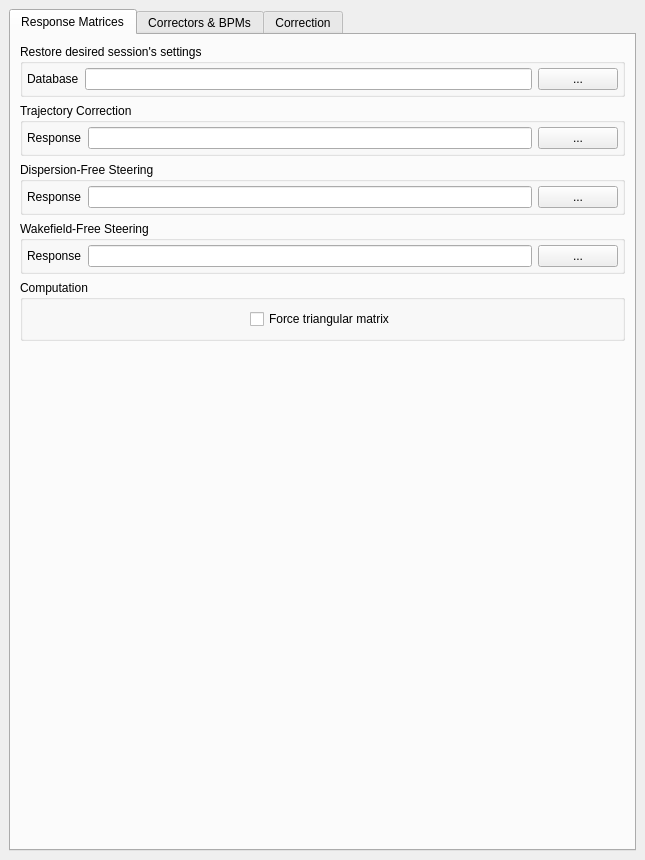
<?xml version="1.0" encoding="UTF-8"?>
<ui version="4.0">
 <class>MainWindow</class>
 <widget class="QMainWindow" name="MainWindow">
  <property name="geometry">
   <rect>
    <x>0</x>
    <y>0</y>
    <width>645</width>
    <height>860</height>
   </rect>
  </property>
  <property name="windowTitle">
   <string>CERN BBA</string>
  </property>
  <widget class="QWidget" name="centralwidget">
   <property name="enabled">
    <bool>true</bool>
   </property>
   <layout class="QHBoxLayout" name="horizontalLayout">
    <item>
     <layout class="QHBoxLayout" name="horizontalLayout_2">
      <item>
       <widget class="QTabWidget" name="tabWidget">
        <property name="tabPosition">
         <enum>QTabWidget::North</enum>
        </property>
        <property name="currentIndex">
         <number>0</number>
        </property>
        <widget class="QWidget" name="tab_response">
         <attribute name="title">
          <string>Response Matrices</string>
         </attribute>
         <layout class="QVBoxLayout" name="verticalLayout_7">
          <item>
           <widget class="QGroupBox" name="session_group_3">
            <property name="title">
             <string>Restore desired session's settings</string>
            </property>
            <layout class="QVBoxLayout" name="verticalLayout_31">
             <property name="leftMargin">
              <number>4</number>
             </property>
             <property name="topMargin">
              <number>4</number>
             </property>
             <property name="rightMargin">
              <number>4</number>
             </property>
             <property name="bottomMargin">
              <number>4</number>
             </property>
             <item>
              <layout class="QHBoxLayout" name="database_dir_layout_3">
               <item>
                <widget class="QLabel" name="label_31">
                 <property name="text">
                  <string>Database</string>
                 </property>
                </widget>
               </item>
               <item>
                <widget class="QLineEdit" name="session_database_3">
                 <property name="maximumSize">
                  <size>
                   <width>500</width>
                   <height>16777215</height>
                  </size>
                 </property>
                </widget>
               </item>
               <item>
                <widget class="QPushButton" name="pushButton_11">
                 <property name="sizePolicy">
                  <sizepolicy hsizetype="Fixed" vsizetype="Fixed">
                   <horstretch>0</horstretch>
                   <verstretch>0</verstretch>
                  </sizepolicy>
                 </property>
                 <property name="text">
                  <string>...</string>
                 </property>
                </widget>
               </item>
              </layout>
             </item>
            </layout>
           </widget>
          </item>
          <item>
           <widget class="QGroupBox" name="trajectory_group_3">
            <property name="title">
             <string>Trajectory Correction</string>
            </property>
            <layout class="QVBoxLayout" name="verticalLayout_9">
             <property name="leftMargin">
              <number>4</number>
             </property>
             <property name="topMargin">
              <number>4</number>
             </property>
             <property name="rightMargin">
              <number>4</number>
             </property>
             <property name="bottomMargin">
              <number>4</number>
             </property>
             <item>
              <layout class="QHBoxLayout" name="trajectory_response_layout_3">
               <item>
                <widget class="QLabel" name="label_18">
                 <property name="text">
                  <string>Response</string>
                 </property>
                </widget>
               </item>
               <item>
                <widget class="QLineEdit" name="trajectory_response_3">
                 <property name="maximumSize">
                  <size>
                   <width>500</width>
                   <height>16777215</height>
                  </size>
                 </property>
                </widget>
               </item>
               <item>
                <widget class="QPushButton" name="pushButton_8">
                 <property name="sizePolicy">
                  <sizepolicy hsizetype="Fixed" vsizetype="Fixed">
                   <horstretch>0</horstretch>
                   <verstretch>0</verstretch>
                  </sizepolicy>
                 </property>
                 <property name="text">
                  <string>...</string>
                 </property>
                </widget>
               </item>
              </layout>
             </item>
            </layout>
           </widget>
          </item>
          <item>
           <widget class="QGroupBox" name="groupBox_6">
            <property name="title">
             <string>Dispersion-Free Steering</string>
            </property>
            <layout class="QVBoxLayout" name="verticalLayout_19">
             <property name="leftMargin">
              <number>4</number>
             </property>
             <property name="topMargin">
              <number>4</number>
             </property>
             <property name="rightMargin">
              <number>4</number>
             </property>
             <property name="bottomMargin">
              <number>4</number>
             </property>
             <item>
              <layout class="QVBoxLayout" name="verticalLayout_10">
               <item>
                <layout class="QHBoxLayout" name="horizontalLayout_16">
                 <item>
                  <widget class="QLabel" name="label_19">
                   <property name="text">
                    <string>Response</string>
                   </property>
                  </widget>
                 </item>
                 <item>
                  <widget class="QLineEdit" name="dfs_response_3">
                   <property name="maximumSize">
                    <size>
                     <width>500</width>
                     <height>16777215</height>
                    </size>
                   </property>
                  </widget>
                 </item>
                 <item>
                  <widget class="QPushButton" name="pushButton_9">
                   <property name="sizePolicy">
                    <sizepolicy hsizetype="Fixed" vsizetype="Fixed">
                     <horstretch>0</horstretch>
                     <verstretch>0</verstretch>
                    </sizepolicy>
                   </property>
                   <property name="text">
                    <string>...</string>
                   </property>
                  </widget>
                 </item>
                </layout>
               </item>
               <item>
                <layout class="QHBoxLayout" name="horizontalLayout_17"/>
               </item>
               <item>
                <layout class="QHBoxLayout" name="horizontalLayout_18"/>
               </item>
              </layout>
             </item>
            </layout>
           </widget>
          </item>
          <item>
           <widget class="QGroupBox" name="groupBox_7">
            <property name="title">
             <string>Wakefield-Free Steering</string>
            </property>
            <layout class="QVBoxLayout" name="verticalLayout_20">
             <property name="leftMargin">
              <number>4</number>
             </property>
             <property name="topMargin">
              <number>4</number>
             </property>
             <property name="rightMargin">
              <number>4</number>
             </property>
             <property name="bottomMargin">
              <number>4</number>
             </property>
             <item>
              <layout class="QHBoxLayout" name="horizontalLayout_19">
               <item>
                <widget class="QLabel" name="label_22">
                 <property name="text">
                  <string>Response</string>
                 </property>
                </widget>
               </item>
               <item>
                <widget class="QLineEdit" name="wfs_response_3">
                 <property name="maximumSize">
                  <size>
                   <width>500</width>
                   <height>16777215</height>
                  </size>
                 </property>
                </widget>
               </item>
               <item>
                <widget class="QPushButton" name="pushButton_10">
                 <property name="sizePolicy">
                  <sizepolicy hsizetype="Fixed" vsizetype="Fixed">
                   <horstretch>0</horstretch>
                   <verstretch>0</verstretch>
                  </sizepolicy>
                 </property>
                 <property name="text">
                  <string>...</string>
                 </property>
                </widget>
               </item>
              </layout>
             </item>
             <item>
              <layout class="QHBoxLayout" name="horizontalLayout_20"/>
             </item>
             <item>
              <layout class="QHBoxLayout" name="horizontalLayout_21"/>
             </item>
            </layout>
           </widget>
          </item>
          <item>
           <widget class="QGroupBox" name="groupBox_9">
            <property name="title">
             <string>Computation</string>
            </property>
            <layout class="QVBoxLayout" name="verticalLayout_2">
             <item alignment="Qt::AlignHCenter">
              <widget class="QCheckBox" name="checkBox">
               <property name="text">
                <string>Force triangular matrix</string>
               </property>
              </widget>
             </item>
            </layout>
           </widget>
          </item>
          <item>
           <spacer name="verticalSpacer">
            <property name="orientation">
             <enum>Qt::Vertical</enum>
            </property>
            <property name="sizeHint" stdset="0">
             <size>
              <width>20</width>
              <height>40</height>
             </size>
            </property>
           </spacer>
          </item>
         </layout>
        </widget>
        <widget class="QWidget" name="tab_corrbpms">
         <attribute name="title">
          <string>Correctors &amp;&amp; BPMs</string>
         </attribute>
         <layout class="QVBoxLayout" name="horizontalLayout_6">
          <item>
           <layout class="QHBoxLayout" name="horizontalLayout_corrbpms_tables">
            <item>
             <widget class="QGroupBox" name="groupBox_5">
              <property name="maximumSize">
               <size>
                <width>16777215</width>
                <height>750</height>
               </size>
              </property>
              <property name="title">
               <string>Correctors</string>
              </property>
              <layout class="QVBoxLayout" name="verticalLayout_14">
               <item>
                <layout class="QVBoxLayout" name="verticalLayout">
                 <item>
                  <widget class="QListWidget" name="correctors_list">
                   <property name="maximumSize">
                    <size>
                     <width>16777215</width>
                     <height>700</height>
                    </size>
                   </property>
                   <property name="selectionMode">
                    <enum>QAbstractItemView::ExtendedSelection</enum>
                   </property>
                  </widget>
                 </item>
                </layout>
               </item>
               <item>
                <widget class="QPushButton" name="load_correctors_button">
                 <property name="text">
                  <string>Load...</string>
                 </property>
                </widget>
               </item>
              </layout>
             </widget>
            </item>
            <item>
             <widget class="QGroupBox" name="groupBox_8">
              <property name="maximumSize">
               <size>
                <width>16777215</width>
                <height>750</height>
               </size>
              </property>
              <property name="title">
               <string>BPMs</string>
              </property>
              <layout class="QVBoxLayout" name="verticalLayout_15">
               <item>
                <layout class="QVBoxLayout" name="verticalLayout_13">
                 <item>
                  <widget class="QListWidget" name="bpms_list">
                   <property name="maximumSize">
                    <size>
                     <width>16777215</width>
                     <height>700</height>
                    </size>
                   </property>
                   <property name="selectionMode">
                    <enum>QAbstractItemView::ExtendedSelection</enum>
                   </property>
                  </widget>
                 </item>
                </layout>
               </item>
               <item>
                <widget class="QPushButton" name="load_bpms_button">
                 <property name="text">
                  <string>Load...</string>
                 </property>
                </widget>
               </item>
              </layout>
             </widget>
            </item>
           </layout>
          </item>
          <item>
           <widget class="QGroupBox" name="groupBox_10">
            <property name="sizePolicy">
             <sizepolicy hsizetype="Preferred" vsizetype="Fixed">
              <horstretch>0</horstretch>
              <verstretch>0</verstretch>
             </sizepolicy>
            </property>
            <property name="title">
             <string>Compute Response Matrix</string>
            </property>
            <layout class="QVBoxLayout" name="verticalLayout_16">
             <item>
              <layout class="QHBoxLayout" name="horizontalLayout_modes">
               <item>
                <widget class="QRadioButton" name="mode_orbit">
                 <property name="text">
                  <string>Orbit</string>
                 </property>
                 <property name="checked">
                  <bool>true</bool>
                 </property>
                </widget>
               </item>
               <item>
                <widget class="QRadioButton" name="mode_dispersion">
                 <property name="text">
                  <string>Dispersion</string>
                 </property>
                </widget>
               </item>
               <item>
                <widget class="QRadioButton" name="mode_wakefield">
                 <property name="sizePolicy">
                  <sizepolicy hsizetype="Maximum" vsizetype="Expanding">
                   <horstretch>0</horstretch>
                   <verstretch>0</verstretch>
                  </sizepolicy>
                 </property>
                 <property name="text">
                  <string>Wakefield</string>
                 </property>
                </widget>
               </item>
              </layout>
             </item>
             <item>
              <widget class="QPushButton" name="compute_response_matrix_button">
               <property name="sizePolicy">
                <sizepolicy hsizetype="Minimum" vsizetype="Expanding">
                 <horstretch>0</horstretch>
                 <verstretch>0</verstretch>
                </sizepolicy>
               </property>
               <property name="maximumSize">
                <size>
                 <width>2000</width>
                 <height>16777215</height>
                </size>
               </property>
               <property name="text">
                <string>Compute Response Matrix</string>
               </property>
              </widget>
             </item>
            </layout>
           </widget>
          </item>
         </layout>
        </widget>
        <widget class="QWidget" name="tab_correction">
         <attribute name="title">
          <string>Correction</string>
         </attribute>
         <layout class="QVBoxLayout" name="verticalLayout_6">
          <item>
           <widget class="QGroupBox" name="groupBox">
            <property name="title">
             <string>Settings</string>
            </property>
            <layout class="QVBoxLayout" name="verticalLayout_3">
             <item>
              <layout class="QHBoxLayout" name="horizontalLayout_3">
               <item>
                <widget class="QLabel" name="label">
                 <property name="text">
                  <string>Orbit weight</string>
                 </property>
                </widget>
               </item>
               <item>
                <widget class="QLineEdit" name="lineEdit">
                 <property name="maximumSize">
                  <size>
                   <width>410</width>
                   <height>16777215</height>
                  </size>
                 </property>
                 <property name="toolTipDuration">
                  <number>5</number>
                 </property>
                </widget>
               </item>
              </layout>
             </item>
             <item>
              <layout class="QHBoxLayout" name="horizontalLayout_4">
               <item>
                <widget class="QLabel" name="label_2">
                 <property name="text">
                  <string>Dispersion weight</string>
                 </property>
                </widget>
               </item>
               <item>
                <widget class="QLineEdit" name="lineEdit_2">
                 <property name="maximumSize">
                  <size>
                   <width>410</width>
                   <height>16777215</height>
                  </size>
                 </property>
                </widget>
               </item>
              </layout>
             </item>
             <item>
              <layout class="QHBoxLayout" name="horizontalLayout_5">
               <item>
                <widget class="QLabel" name="label_3">
                 <property name="text">
                  <string>Wakefield weight</string>
                 </property>
                </widget>
               </item>
               <item>
                <widget class="QLineEdit" name="lineEdit_3">
                 <property name="maximumSize">
                  <size>
                   <width>410</width>
                   <height>16777215</height>
                  </size>
                 </property>
                </widget>
               </item>
              </layout>
             </item>
             <item>
              <layout class="QHBoxLayout" name="horizontalLayout_8">
               <item>
                <widget class="QLabel" name="label_4">
                 <property name="text">
                  <string>PINV tolerance</string>
                 </property>
                </widget>
               </item>
               <item>
                <widget class="QLineEdit" name="lineEdit_4">
                 <property name="maximumSize">
                  <size>
                   <width>410</width>
                   <height>16777215</height>
                  </size>
                 </property>
                </widget>
               </item>
              </layout>
             </item>
             <item>
              <layout class="QHBoxLayout" name="horizontalLayout_10">
               <item>
                <widget class="QLabel" name="label_5">
                 <property name="text">
                  <string>Number of iterations</string>
                 </property>
                </widget>
               </item>
               <item>
                <widget class="QLineEdit" name="lineEdit_5">
                 <property name="maximumSize">
                  <size>
                   <width>410</width>
                   <height>16777215</height>
                  </size>
                 </property>
                </widget>
               </item>
              </layout>
             </item>
             <item>
              <layout class="QHBoxLayout" name="horizontalLayout_31">
               <item>
                <widget class="QLabel" name="label_6">
                 <property name="text">
                  <string>Gain</string>
                 </property>
                </widget>
               </item>
               <item>
                <widget class="QLineEdit" name="lineEdit_6">
                 <property name="maximumSize">
                  <size>
                   <width>410</width>
                   <height>16777215</height>
                  </size>
                 </property>
                </widget>
               </item>
              </layout>
             </item>
            </layout>
           </widget>
          </item>
          <item>
           <layout class="QHBoxLayout" name="buttons_layout_2">
            <item>
             <widget class="QPushButton" name="clear_graphs_button">
              <property name="sizePolicy">
               <sizepolicy hsizetype="Fixed" vsizetype="Fixed">
                <horstretch>0</horstretch>
                <verstretch>0</verstretch>
               </sizepolicy>
              </property>
              <property name="text">
               <string>Clear</string>
              </property>
             </widget>
            </item>
            <item>
             <widget class="QPushButton" name="pushButton_log">
              <property name="text">
               <string>Log Console</string>
              </property>
             </widget>
            </item>
            <item>
             <spacer name="before_current_spacer">
              <property name="orientation">
               <enum>Qt::Horizontal</enum>
              </property>
              <property name="sizeType">
               <enum>QSizePolicy::Expanding</enum>
              </property>
              <property name="sizeHint" stdset="0">
               <size>
                <width>180</width>
                <height>20</height>
               </size>
              </property>
             </spacer>
            </item>
            <item>
             <layout class="QHBoxLayout" name="current_layout">
              <item>
               <widget class="QLabel" name="current_label">
                <property name="text">
                 <string>Max strength (gauss*m)</string>
                </property>
               </widget>
              </item>
              <item>
               <spacer name="current_spacer">
                <property name="orientation">
                 <enum>Qt::Horizontal</enum>
                </property>
                <property name="sizeHint" stdset="0">
                 <size>
                  <width>40</width>
                  <height>20</height>
                 </size>
                </property>
               </spacer>
              </item>
              <item>
               <widget class="QLabel" name="horizontal_current_label">
                <property name="text">
                 <string>H:</string>
                </property>
               </widget>
              </item>
              <item>
               <widget class="QDoubleSpinBox" name="max_horizontal_current_spinbox">
                <property name="singleStep">
                 <double>0.010000000000000</double>
                </property>
               </widget>
              </item>
              <item>
               <widget class="QLabel" name="vertical_current_label">
                <property name="text">
                 <string> V:</string>
                </property>
               </widget>
              </item>
              <item>
               <widget class="QDoubleSpinBox" name="max_vertical_current_spinbox">
                <property name="singleStep">
                 <double>0.010000000000000</double>
                </property>
               </widget>
              </item>
             </layout>
            </item>
           </layout>
          </item>
          <item>
           <widget class="QGroupBox" name="groupBox_2">
            <property name="title">
             <string>Trajectory</string>
            </property>
            <layout class="QVBoxLayout" name="verticalLayout_8">
             <item>
              <widget class="QWidget" name="plot_widget_3" native="true">
               <property name="sizePolicy">
                <sizepolicy hsizetype="Expanding" vsizetype="Expanding">
                 <horstretch>0</horstretch>
                 <verstretch>0</verstretch>
                </sizepolicy>
               </property>
               <property name="minimumSize">
                <size>
                 <width>300</width>
                 <height>100</height>
                </size>
               </property>
              </widget>
             </item>
            </layout>
           </widget>
          </item>
          <item>
           <widget class="QGroupBox" name="groupBox_3">
            <property name="title">
             <string>Dispersion</string>
            </property>
            <layout class="QVBoxLayout" name="verticalLayout_4">
             <item>
              <widget class="QWidget" name="plot_widget_4" native="true">
               <property name="sizePolicy">
                <sizepolicy hsizetype="Expanding" vsizetype="Expanding">
                 <horstretch>0</horstretch>
                 <verstretch>0</verstretch>
                </sizepolicy>
               </property>
               <property name="minimumSize">
                <size>
                 <width>300</width>
                 <height>100</height>
                </size>
               </property>
              </widget>
             </item>
            </layout>
           </widget>
          </item>
          <item>
           <widget class="QGroupBox" name="groupBox_4">
            <property name="title">
             <string>Wakefield</string>
            </property>
            <layout class="QVBoxLayout" name="verticalLayout_5">
             <item>
              <widget class="QWidget" name="plot_widget_5" native="true">
               <property name="sizePolicy">
                <sizepolicy hsizetype="Expanding" vsizetype="Expanding">
                 <horstretch>0</horstretch>
                 <verstretch>0</verstretch>
                </sizepolicy>
               </property>
               <property name="minimumSize">
                <size>
                 <width>300</width>
                 <height>100</height>
                </size>
               </property>
              </widget>
             </item>
            </layout>
           </widget>
          </item>
          <item>
           <layout class="QHBoxLayout" name="buttons_layout">
            <item>
             <widget class="QPushButton" name="start_button">
              <property name="styleSheet">
               <string notr="true">background-color: red; color: white;</string>
              </property>
              <property name="text">
               <string>START</string>
              </property>
             </widget>
            </item>
            <item>
             <widget class="QPushButton" name="stop_button">
              <property name="styleSheet">
               <string notr="true">background-color: green; color: white;</string>
              </property>
              <property name="text">
               <string>STOP</string>
              </property>
             </widget>
            </item>
           </layout>
          </item>
         </layout>
        </widget>
       </widget>
      </item>
     </layout>
    </item>
   </layout>
  </widget>
 </widget>
 <resources/>
 <connections/>
</ui>
